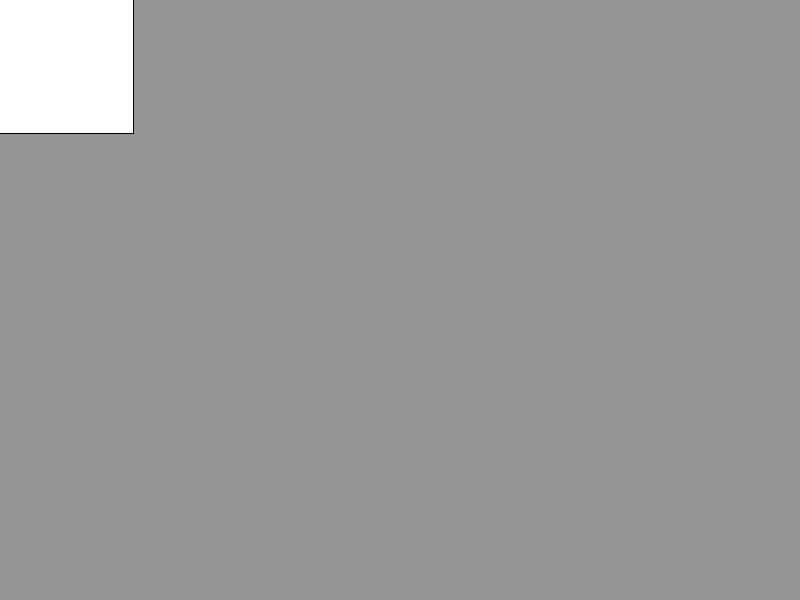
Frame 1 (no input)
Frame 60 (the mouse pressed at the canvas centre just before this capture): identical to frame 1, image omitted
Frame 120 (the mouse held since frame 60 and released just before this capture): identical to frame 1, image omitted

The Processing sketch that drew this single still picture (run headless with seeded random() and noise(); from frame 60 on, the mouse is pressed at the canvas centre):

// Processing sketch: P3DDemo_1_01
// ── P3DDemo_1_01.pde
int x, y, z, w, h;
float angle;

void setup() {
  background(150);
  size(800, 600);
  
  x = width/2;
  y = height/2; 

  w = width/3;
  h = w;
  angle = PI/4;
}

void draw() {
  background(150);
  translate(x,y,z);
  rotateZ(angle);
  
  rectMode(CENTER);
  rect(0,0,w,h);
}
